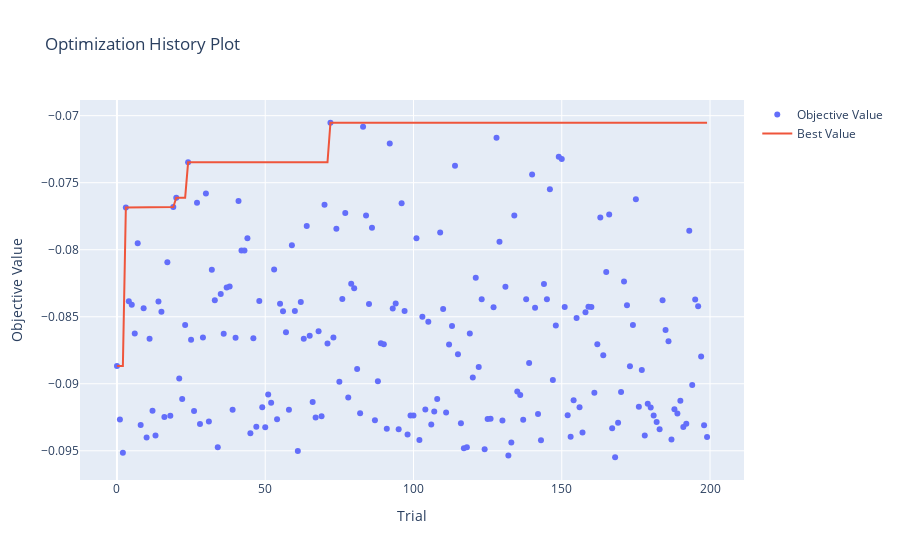

Source (notebook cell):
### Code cell
import optuna.visualization as vis
vis.plot_optimization_history(study)

### Figure 1 — Plotly figure (JSON) as saved in the notebook; plotly's stock layout.template omitted (floating-point values rounded to 4 significant figures; data arrays with more than 128 entries replaced by an {"elided": "..."} marker saying what was removed)
{"data": [{"mode": "markers", "name": "Objective Value", "type": "scatter", "x": {"elided": "200 int values"}, "y": {"elided": "200 float values"}}, {"mode": "lines", "name": "Best Value", "type": "scatter", "x": {"elided": "200 int values"}, "y": {"elided": "200 float values"}}, {"marker": {"color": "#cccccc"}, "mode": "markers", "name": "Infeasible Trial", "showlegend": false, "type": "scatter", "x": [], "y": []}], "layout": {"title": {"text": "Optimization History Plot"}, "xaxis": {"title": {"text": "Trial"}}, "yaxis": {"title": {"text": "Objective Value"}}}}
